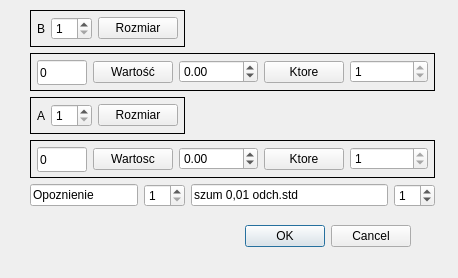
<?xml version="1.0" encoding="UTF-8"?>
<ui version="4.0">
 <class>QARX_insert_Dialog</class>
 <widget class="QDialog" name="QARX_insert_Dialog">
  <property name="geometry">
   <rect>
    <x>0</x>
    <y>0</y>
    <width>458</width>
    <height>278</height>
   </rect>
  </property>
  <property name="windowTitle">
   <string>Dialog</string>
  </property>
  <widget class="QDialogButtonBox" name="buttonBox">
   <property name="geometry">
    <rect>
     <x>70</x>
     <y>220</y>
     <width>341</width>
     <height>32</height>
    </rect>
   </property>
   <property name="orientation">
    <enum>Qt::Orientation::Horizontal</enum>
   </property>
   <property name="standardButtons">
    <set>QDialogButtonBox::StandardButton::Cancel|QDialogButtonBox::StandardButton::Ok</set>
   </property>
  </widget>
  <widget class="QWidget" name="formLayoutWidget">
   <property name="geometry">
    <rect>
     <x>30</x>
     <y>10</y>
     <width>405</width>
     <height>197</height>
    </rect>
   </property>
   <layout class="QFormLayout" name="formLayout">
    <item row="0" column="0">
     <widget class="QFrame" name="horizontalFrame">
      <property name="frameShape">
       <enum>QFrame::Shape::Box</enum>
      </property>
      <property name="lineWidth">
       <number>1</number>
      </property>
      <layout class="QHBoxLayout" name="horizontalLayout_2">
       <property name="leftMargin">
        <number>6</number>
       </property>
       <property name="topMargin">
        <number>6</number>
       </property>
       <property name="rightMargin">
        <number>6</number>
       </property>
       <property name="bottomMargin">
        <number>6</number>
       </property>
       <item>
        <widget class="QLabel" name="label_6">
         <property name="text">
          <string>B</string>
         </property>
        </widget>
       </item>
       <item>
        <widget class="QSpinBox" name="bRozmiarSpin">
         <property name="minimum">
          <number>1</number>
         </property>
         <property name="maximum">
          <number>10</number>
         </property>
        </widget>
       </item>
       <item>
        <widget class="QPushButton" name="bButton">
         <property name="text">
          <string>Rozmiar</string>
         </property>
        </widget>
       </item>
      </layout>
     </widget>
    </item>
    <item row="2" column="0">
     <widget class="QFrame" name="horizontalFrame_3">
      <property name="frameShape">
       <enum>QFrame::Shape::Box</enum>
      </property>
      <property name="lineWidth">
       <number>1</number>
      </property>
      <layout class="QHBoxLayout" name="horizontalLayout_5">
       <property name="leftMargin">
        <number>6</number>
       </property>
       <property name="topMargin">
        <number>6</number>
       </property>
       <property name="rightMargin">
        <number>6</number>
       </property>
       <property name="bottomMargin">
        <number>6</number>
       </property>
       <item>
        <widget class="QLabel" name="label">
         <property name="text">
          <string>A</string>
         </property>
        </widget>
       </item>
       <item>
        <widget class="QSpinBox" name="aRozmiarSpin">
         <property name="minimum">
          <number>1</number>
         </property>
         <property name="maximum">
          <number>10</number>
         </property>
        </widget>
       </item>
       <item>
        <widget class="QPushButton" name="aButton">
         <property name="text">
          <string>Rozmiar</string>
         </property>
        </widget>
       </item>
      </layout>
     </widget>
    </item>
    <item row="3" column="0" colspan="2">
     <widget class="QFrame" name="horizontalFrame_4">
      <property name="frameShape">
       <enum>QFrame::Shape::Box</enum>
      </property>
      <property name="lineWidth">
       <number>1</number>
      </property>
      <layout class="QHBoxLayout" name="horizontalLayout_6">
       <property name="leftMargin">
        <number>6</number>
       </property>
       <property name="topMargin">
        <number>6</number>
       </property>
       <property name="rightMargin">
        <number>6</number>
       </property>
       <property name="bottomMargin">
        <number>6</number>
       </property>
       <item>
        <widget class="QLineEdit" name="aAktLine">
         <property name="sizePolicy">
          <sizepolicy hsizetype="Minimum" vsizetype="Fixed">
           <horstretch>0</horstretch>
           <verstretch>0</verstretch>
          </sizepolicy>
         </property>
         <property name="minimumSize">
          <size>
           <width>35</width>
           <height>25</height>
          </size>
         </property>
         <property name="maximumSize">
          <size>
           <width>50</width>
           <height>25</height>
          </size>
         </property>
         <property name="text">
          <string>0</string>
         </property>
         <property name="readOnly">
          <bool>true</bool>
         </property>
        </widget>
       </item>
       <item>
        <widget class="QPushButton" name="aWartButton">
         <property name="enabled">
          <bool>true</bool>
         </property>
         <property name="text">
          <string>Wartosc</string>
         </property>
        </widget>
       </item>
       <item>
        <widget class="QDoubleSpinBox" name="aWartSpin">
         <property name="enabled">
          <bool>true</bool>
         </property>
         <property name="sizePolicy">
          <sizepolicy hsizetype="Minimum" vsizetype="Fixed">
           <horstretch>0</horstretch>
           <verstretch>0</verstretch>
          </sizepolicy>
         </property>
         <property name="minimumSize">
          <size>
           <width>70</width>
           <height>0</height>
          </size>
         </property>
         <property name="minimum">
          <double>-99.000000000000000</double>
         </property>
         <property name="singleStep">
          <double>0.100000000000000</double>
         </property>
        </widget>
       </item>
       <item>
        <widget class="QPushButton" name="pushButton_2">
         <property name="text">
          <string>Ktore</string>
         </property>
        </widget>
       </item>
       <item>
        <widget class="QSpinBox" name="aKtoraSpin">
         <property name="enabled">
          <bool>true</bool>
         </property>
         <property name="minimum">
          <number>1</number>
         </property>
         <property name="maximum">
          <number>1</number>
         </property>
        </widget>
       </item>
      </layout>
     </widget>
    </item>
    <item row="1" column="0" colspan="2">
     <widget class="QFrame" name="horizontalFrame_2">
      <property name="frameShape">
       <enum>QFrame::Shape::Box</enum>
      </property>
      <property name="lineWidth">
       <number>1</number>
      </property>
      <layout class="QHBoxLayout" name="horizontalLayout_4">
       <property name="leftMargin">
        <number>6</number>
       </property>
       <property name="topMargin">
        <number>6</number>
       </property>
       <property name="rightMargin">
        <number>6</number>
       </property>
       <property name="bottomMargin">
        <number>6</number>
       </property>
       <item>
        <widget class="QLineEdit" name="bAktLine">
         <property name="sizePolicy">
          <sizepolicy hsizetype="Preferred" vsizetype="Fixed">
           <horstretch>0</horstretch>
           <verstretch>0</verstretch>
          </sizepolicy>
         </property>
         <property name="minimumSize">
          <size>
           <width>35</width>
           <height>25</height>
          </size>
         </property>
         <property name="maximumSize">
          <size>
           <width>50</width>
           <height>25</height>
          </size>
         </property>
         <property name="text">
          <string>0</string>
         </property>
         <property name="readOnly">
          <bool>true</bool>
         </property>
        </widget>
       </item>
       <item>
        <widget class="QPushButton" name="pushButton">
         <property name="text">
          <string>Wartość</string>
         </property>
        </widget>
       </item>
       <item>
        <widget class="QDoubleSpinBox" name="bWartSpin">
         <property name="enabled">
          <bool>true</bool>
         </property>
         <property name="minimumSize">
          <size>
           <width>70</width>
           <height>0</height>
          </size>
         </property>
         <property name="minimum">
          <double>-99.000000000000000</double>
         </property>
         <property name="singleStep">
          <double>0.100000000000000</double>
         </property>
        </widget>
       </item>
       <item>
        <widget class="QPushButton" name="bWartButton">
         <property name="enabled">
          <bool>true</bool>
         </property>
         <property name="text">
          <string>Ktore</string>
         </property>
        </widget>
       </item>
       <item>
        <widget class="QSpinBox" name="bKtoraSpin">
         <property name="enabled">
          <bool>true</bool>
         </property>
         <property name="minimum">
          <number>1</number>
         </property>
         <property name="maximum">
          <number>1</number>
         </property>
        </widget>
       </item>
      </layout>
     </widget>
    </item>
    <item row="4" column="0">
     <layout class="QHBoxLayout" name="horizontalLayout">
      <item>
       <widget class="QLineEdit" name="opoznienieLine">
        <property name="text">
         <string>Opoznienie</string>
        </property>
        <property name="readOnly">
         <bool>true</bool>
        </property>
       </widget>
      </item>
      <item>
       <widget class="QSpinBox" name="opoznienieSpin">
        <property name="minimum">
         <number>1</number>
        </property>
        <property name="value">
         <number>1</number>
        </property>
       </widget>
      </item>
     </layout>
    </item>
    <item row="4" column="1">
     <layout class="QHBoxLayout" name="horizontalLayout_3">
      <item>
       <widget class="QLineEdit" name="szumLine">
        <property name="text">
         <string>szum 0,01 odch.std</string>
        </property>
       </widget>
      </item>
      <item>
       <widget class="QSpinBox" name="szumSpin">
        <property name="value">
         <number>1</number>
        </property>
       </widget>
      </item>
     </layout>
    </item>
   </layout>
  </widget>
 </widget>
 <resources/>
 <connections>
  <connection>
   <sender>buttonBox</sender>
   <signal>accepted()</signal>
   <receiver>QARX_insert_Dialog</receiver>
   <slot>accept()</slot>
   <hints>
    <hint type="sourcelabel">
     <x>248</x>
     <y>254</y>
    </hint>
    <hint type="destinationlabel">
     <x>157</x>
     <y>274</y>
    </hint>
   </hints>
  </connection>
  <connection>
   <sender>buttonBox</sender>
   <signal>rejected()</signal>
   <receiver>QARX_insert_Dialog</receiver>
   <slot>reject()</slot>
   <hints>
    <hint type="sourcelabel">
     <x>316</x>
     <y>260</y>
    </hint>
    <hint type="destinationlabel">
     <x>286</x>
     <y>274</y>
    </hint>
   </hints>
  </connection>
 </connections>
</ui>
